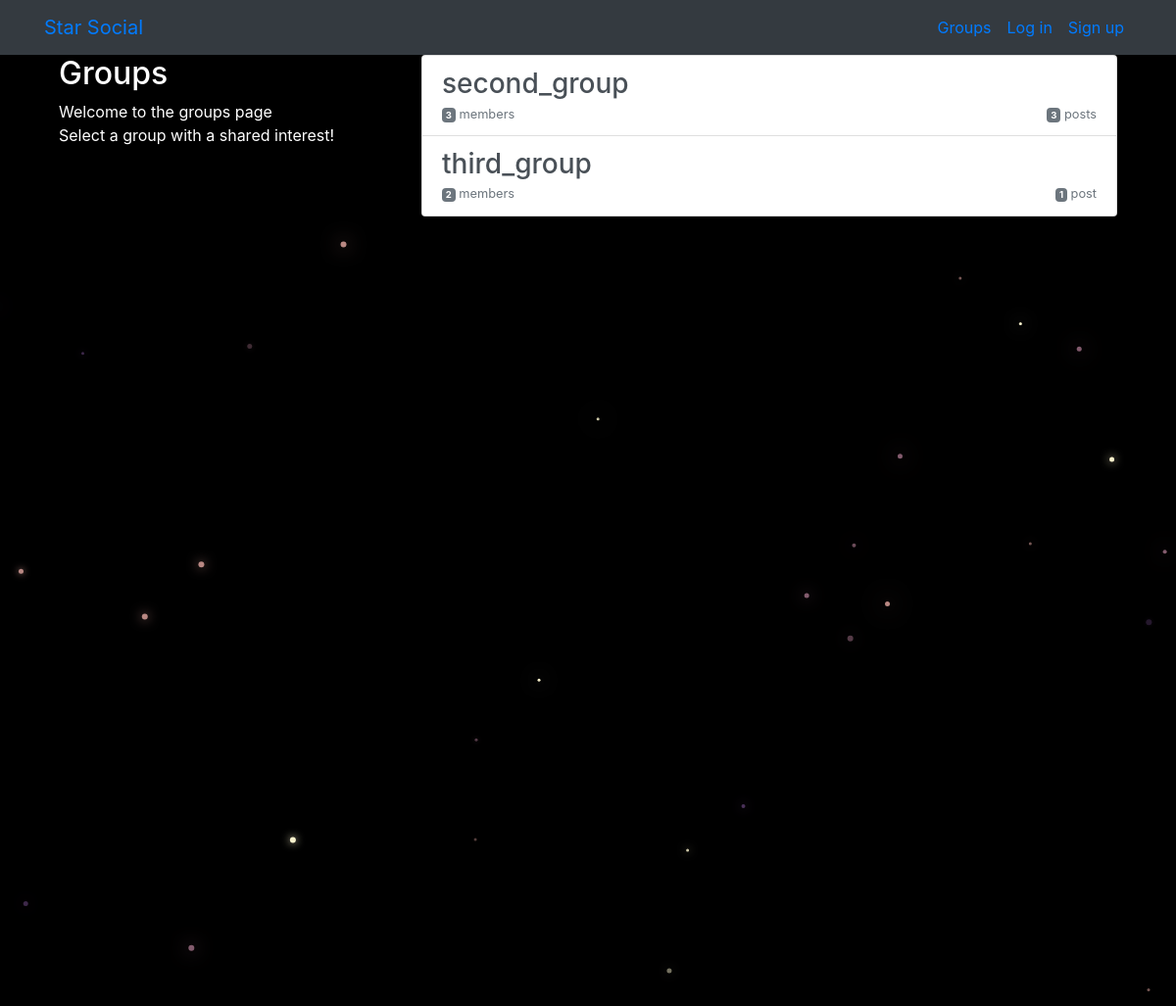
The app's page /groups/ with its own data.
### groups/models.py (models this page shows, shortened)
class Group(models.Model):
    name = models.CharField(max_length=255, unique=True)
    slug = models.SlugField(allow_unicode=True, unique=True)
    description = models.TextField(blank=True, default='')
    description_html = models.TextField(editable=False, default='', blank=True)
    members = models.ManyToManyField(User, through='GroupMember')
    class Meta:
        ordering = ['name']

### groups/views.py (the view)
# urls.py: path('', views.ListGroups.as_view(), name="all"),
class ListGroups(generic.ListView):
    model = Group

### groups/templates/groups/group_list.html (shortened to what this page needs)
{% extends "groups/group_base.html" %}
  {% block pregroup %}
    <div class="col-md-4">
      <div class="content">
          <h2>Groups</h2>
          <p>Welcome to the groups page <br> Select a group with a shared interest!</p>
      </div>
    </div>
  {% endblock %}
  {% block group_content %}
    <div class="col-md-8">
      <div class="list-group">
        {% for group in object_list %}
        <a class="list-group-item list-group-item-action flex-column align-items-start"
         href="{% url 'groups:single' slug=group.slug %}">
          <h3 class="mb-1">{{group.name}}</h3>
          <div class="d-flex w-40 justify-content-between">
            <small class="text-muted">
              <span class="badge badge-secondary">{{group.members.count}}</span>
              member{{group.members.count|pluralize}}
            </small>
            <small class="text-muted">
              <span class="badge badge-secondary">{{group.posts.count}}</span>
              post{{group.posts.count|pluralize}}
            </small>
          </div>
        </a>
        {% endfor %}
      </div>
    </div>
  {% endblock %}

### static/simplesocial/css/master.css (style rules this page uses)
body { margin: 0; overflow: hidden; background-color: black; color:white; }

### records on screen
Group: name "second_group", members.count "3", posts.count "3"
Group: name "third_group", members.count "2", posts.count "1"
